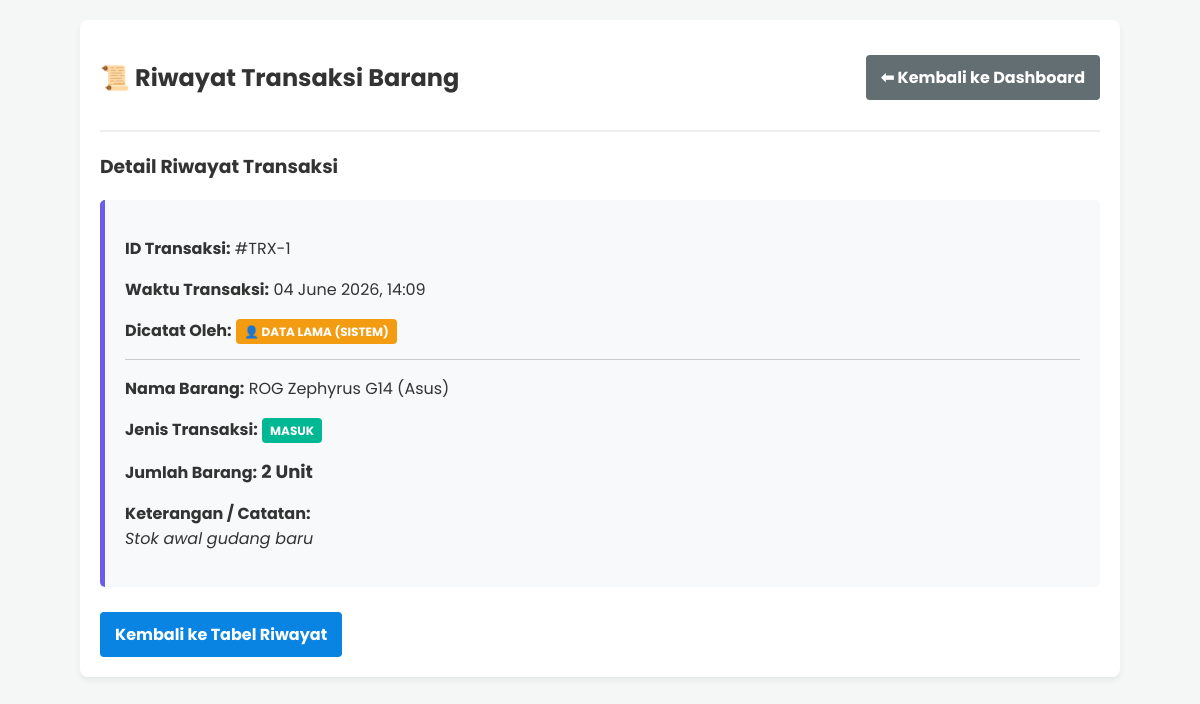
The app's page /riwayat.php?aksi=detail&id=1 (signed in) with its own data.
### tables this page shows
CREATE TABLE `transaksi` (
  `id_transaksi` int NOT NULL,
  `id_barang` int NOT NULL,
  `id_user` int DEFAULT NULL,
  `jenis_transaksi` enum('masuk','keluar') NOT NULL,
  `jumlah` int NOT NULL,
  `tanggal` timestamp NULL DEFAULT CURRENT_TIMESTAMP,
  `keterangan` varchar(255) DEFAULT NULL
);

CREATE TABLE `barang` (
  `id_barang` int NOT NULL,
  `nama_barang` varchar(150) NOT NULL,
  `merek` varchar(100) DEFAULT NULL,
  `spesifikasi` text,
  `id_kategori` int NOT NULL,
  `stok` int DEFAULT '0',
  `gambar` varchar(255) DEFAULT NULL
);

### riwayat.php (the view, shortened to what this page needs)
<?php
include 'koneksi.php';
$aksi = isset($_GET['aksi']) ? $_GET['aksi'] : '';
?>
<!DOCTYPE html>
<html lang="id">
<head>
</head>
<body>
<div class="container">
    <div class="header">
        <h2>📜 Riwayat Transaksi Barang</h2>
        <a href="index.php" class="btn btn-secondary">⬅ Kembali ke Dashboard</a>
    </div>
    <?php
    if ($aksi == 'detail') {
        $id = $_GET['id'];
        $q_detail = mysqli_query($koneksi, "
            SELECT transaksi.*, barang.nama_barang, barang.merek, users.nama as nama_karyawan
            FROM transaksi
            JOIN barang ON transaksi.id_barang = barang.id_barang
            LEFT JOIN users ON transaksi.id_user = users.id
            WHERE transaksi.id_transaksi = '$id'
        ");
        $data = mysqli_fetch_assoc($q_detail);
        $badge_class = ($data['jenis_transaksi'] == 'masuk') ? 'badge-masuk' : 'badge-keluar';
        $nama_pencatat = !empty($data['nama_karyawan']) ? $data['nama_karyawan'] : 'Data Lama (Sistem)';
    ?>
        <h3>Detail Riwayat Transaksi</h3>
        <div class="detail-card">
            <p><strong>ID Transaksi:</strong> #TRX-<?php echo $data['id_transaksi']; ?></p>
            <p><strong>Waktu Transaksi:</strong> <?php echo date('d F Y, H:i', strtotime($data['tanggal'])); ?></p>
            <p><strong>Dicatat Oleh:</strong> <span class="badge badge-user">👤 <?php echo $nama_pencatat; ?></span></p>
            <hr style="border: 0; border-top: 1px solid #ccc; margin: 15px 0;">
            <p><strong>Nama Barang:</strong> <?php echo $data['nama_barang']; ?> (<?php echo $data['merek']; ?>)</p>
            <p><strong>Jenis Transaksi:</strong> <span class="badge <?php echo $badge_class; ?>"><?php echo $data['jenis_transaksi']; ?></span></p>
            <p><strong>Jumlah Barang:</strong> <span style="font-size: 18px; font-weight: bold;"><?php echo $data['jumlah']; ?> Unit</span></p>
            <p><strong>Keterangan / Catatan:</strong><br>
                <i><?php echo empty($data['keterangan']) ? 'Tidak ada catatan' : nl2br($data['keterangan']); ?></i>
            </p>
        </div>
        <br>
        <a href="riwayat.php" class="btn btn-primary">Kembali ke Tabel Riwayat</a>
    <?php } ?>
</div>
</body>
</html>

### riwayat.php (style rules this page uses)
body { font-family: 'Poppins', sans-serif; background-color: #f4f7f6; margin: 0; padding: 20px; color: #333; }
.container { max-width: 1000px; margin: 0 auto; background: white; padding: 20px; border-radius: 8px; box-shadow: 0 4px 6px rgba(0,0,0,0.05); }
.header { display: flex; justify-content: space-between; align-items: center; border-bottom: 2px solid #eee; padding-bottom: 15px; margin-bottom: 20px; }
.btn { padding: 10px 15px; text-decoration: none; border-radius: 4px; display: inline-block; font-weight: bold; border: none; cursor: pointer; color: white; font-family: 'Poppins', sans-serif; }
.btn-primary { background-color: #0984e3; }
.btn-secondary { background-color: #636e72; }
.badge { padding: 4px 8px; border-radius: 4px; color: white; font-weight: bold; font-size: 12px; text-transform: uppercase; }
.badge-masuk { background-color: #00b894; }
.badge-user { background-color: #f39c12; }
.detail-card { background: #f8f9fa; padding: 20px; border-radius: 5px; border-left: 5px solid #6c5ce7; }

### records on screen
transaksi: id_transaksi "1", tanggal "04 June 2026, 14:09", id_barang.nama_barang "ROG Zephyrus G14", id_barang.merek "Asus", jenis_transaksi "MASUK", jumlah "2", keterangan "Stok awal gudang baru"

### other values on screen
$nama_pencatat "DATA LAMA (SISTEM)"
